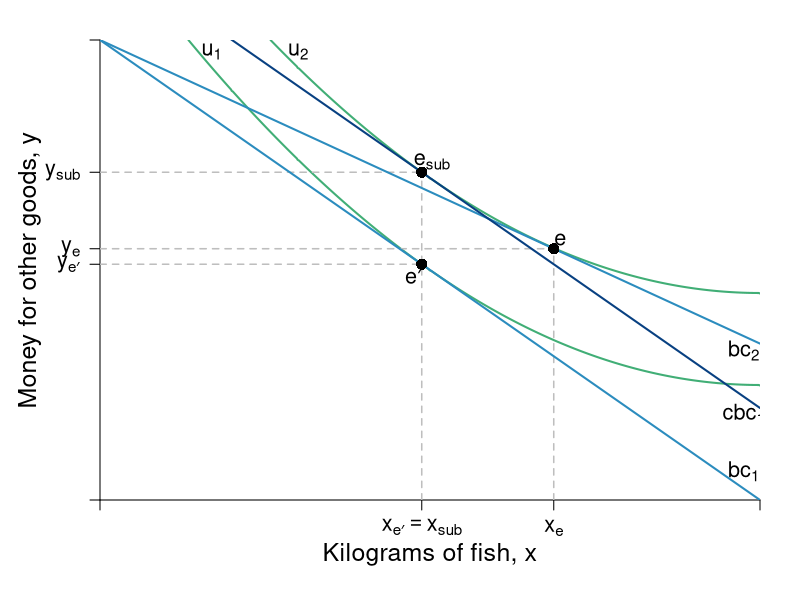

Here is the R script that generated this plot:
#Graph Designer: Simon Halliday + Scott Cohn
#Authors: Bowles and Halliday
#Title: Coordination, Conflict and Competition: A Text in Microeconomics

library(shape)
pdf(file = "indmarketdemand/decomposition_qql.pdf", width = 8, height = 8)

#Set parameters for graphics
axislabelsize <- 1.5
labelsize <- 1.3
graphlinewidth <- 2
segmentlinewidth <- 1.5

COL <- c("#7fc97f", "#beaed4", "#fdc086", "#ffff99", "#386cb0", "#f0027f", "#bf5b17", "#666666")
COLA <- c("#e0f3db", "#99d8c9","#66c2a4","#41ae76", "#238b45", "#005824")
COLB <- c("#c6dbef", "#4eb3d3", "#2b8cbe", "#0868ac","#084081")
COLC <- c("#fcfbfd", "#efedf5", "#dadaeb", "#bcbddc", "#9e9ac8", "#807dba", "#6a51a3", "#54278f", "#3f007d")

#Edited the margins to cater for the larger LHS labels
par(mar =  c(5, 5, 2, 2))

#Original budget constraint and pivoted budget constraint

bc1 <- function(x) {
  40 - .5*x
}

bc2 <- function(x) {
  40 - .33*x
}

#Utility functions 

uFn <- function(x, y, rmax = 1, xmax = 80) {
  y + rmax*x - (1/2)*(rmax/xmax)*x^2
}

#Compensated budget constraint parallel to bc1

cbc1 <- function(x, int = 48) {
  int - .5*x
}

#Add limits on axes and levels of utility for each indifference curve
ylims <- c(0, 40)
xlims <- c(0, 80)

npts <- 501 
x <- seq(xlims[1], xlims[2], length.out = npts)
y <- seq(ylims[1], ylims[2], length.out = npts) 

a <- c(50, 58) #alpha = 0.6

plot(0, 0, xlim = xlims, ylim = ylims, type = "n",
     xlab = expression(paste("")),
     ylab = expression(paste("")), 
     xaxt = "n", 
     yaxt = "n", 
     cex.lab = axislabelsize, 
     bty = "n", 
     xaxs="i", 
     yaxs="i"
)

#x and y limits with plain axes without ticks/numbers to match previous graph

ticksx <- c(0, 39, 55, xlims[2])
xlabels <- c(NA, expression(paste(x[e*minute]) == x[sub]), expression(paste(x[e])), NA )
ticksy <- c(0, bc1(39), bc2(55), cbc1(39), ylims[2])
ylabels <- c(NA, expression(paste(y[e*minute])), expression(paste(y[e])), expression(paste(y[sub])), NA)

axis(1,at = ticksx,  pos = 0, labels = xlabels, cex.axis = labelsize)
axis(2,at = ticksy,  pos = 0, labels = ylabels, las = 1, cex.axis = labelsize)


npts <- 500 
xx1 <- seq(xlims[1], xlims[2], length.out = npts)
xx2 <- seq(0, xlims[2], length.out = npts)
xx3 <- seq(xlims[1], 0, length.out = npts)
xx4 <- seq(-11, 0, length.out = npts)

contour(x, y, 
        outer(x, y, uFn),
        drawlabels = FALSE,
        col = COLA[4],
        lwd = graphlinewidth,
        levels = a, 
        xaxs="i", 
        yaxs="i", 
        add = TRUE)


#Axis labels
mtext(expression(paste("Kilograms of fish, x")), side = 1, line = 2.5, cex = axislabelsize)
text(-8.5, 0.5*ylims[2], expression(paste("Money for other goods, y")), xpd = TRUE, cex = axislabelsize, srt = 90) 

#Label curves

text(13.5, 39, expression(u[1]), cex = labelsize)
text(24, 39, expression(u[2]), cex = labelsize)
text(78, 2.5, expression(bc[1]), cex = labelsize)
text(78, 13, expression(bc[2]), cex = labelsize)
text(78, 7.5, expression(cbc[1]), cex = labelsize)

#Label points e-sub, e, e'

text(40.2, cbc1(39)+.9, expression(paste(e[sub])), cex = labelsize)
segments(39, 0, 39, cbc1(x = 39), lty = 2, col = "gray", lwd = segmentlinewidth)
segments(0, cbc1(x = 39), 39, cbc1(x = 39), lty = 2, col = "gray", lwd = segmentlinewidth)


text(55 + 0.8, bc2(55) + .8, expression(paste(e)), cex = labelsize)
segments(55, 0, 55, bc2(x = 55), lty = 2, col = "gray", lwd = segmentlinewidth)
segments(0, bc2(x = 55), 55, bc2(x = 55), lty = 2, col = "gray", lwd = segmentlinewidth)


text(39 - 1, bc1(39) - 1, expression(paste(e*minute)), cex = labelsize)
segments(0, bc1(x = 39), 39, bc1(x = 39), lty = 2, col = "gray", lwd = segmentlinewidth)


#Label y-sub,x-sub,etc. on axes

#text(37.5, -.9, expression(paste(x[sub])), xpd = TRUE, cex = labelsize)
#text(40.8, -.9, expression(paste(x[e*minute])),  xpd = TRUE,  cex = labelsize)
#text(56.9, -.9, expression(paste(x[e])),  xpd = TRUE, cex = labelsize)


#text(-2, cbc1(39), expression(paste(y[sub])), xpd = TRUE, cex = labelsize)
#text(-1.8, bc1(39)+.5, expression(paste(y[e*minute])),  xpd = TRUE,  cex = labelsize)
#text(-2.1, bc1(39)-1, expression(paste(y[e])),  xpd = TRUE, cex = labelsize)

lines(xx1, bc1(xx1), col = COLB[3], lwd = graphlinewidth)
lines(xx1, bc2(xx1), col = COLB[3], lwd = graphlinewidth)
lines(xx1, cbc1(xx1), col = COLB[5], lwd = graphlinewidth)

points(39, cbc1(x = 39), pch = 16, col = "black", cex = 1.5)
points(55, bc2(x = 55), pch = 16, col = "black", cex = 1.5)
points(39, bc1(x = 39), pch = 16, col = "black", cex = 1.5)

dev.off()
